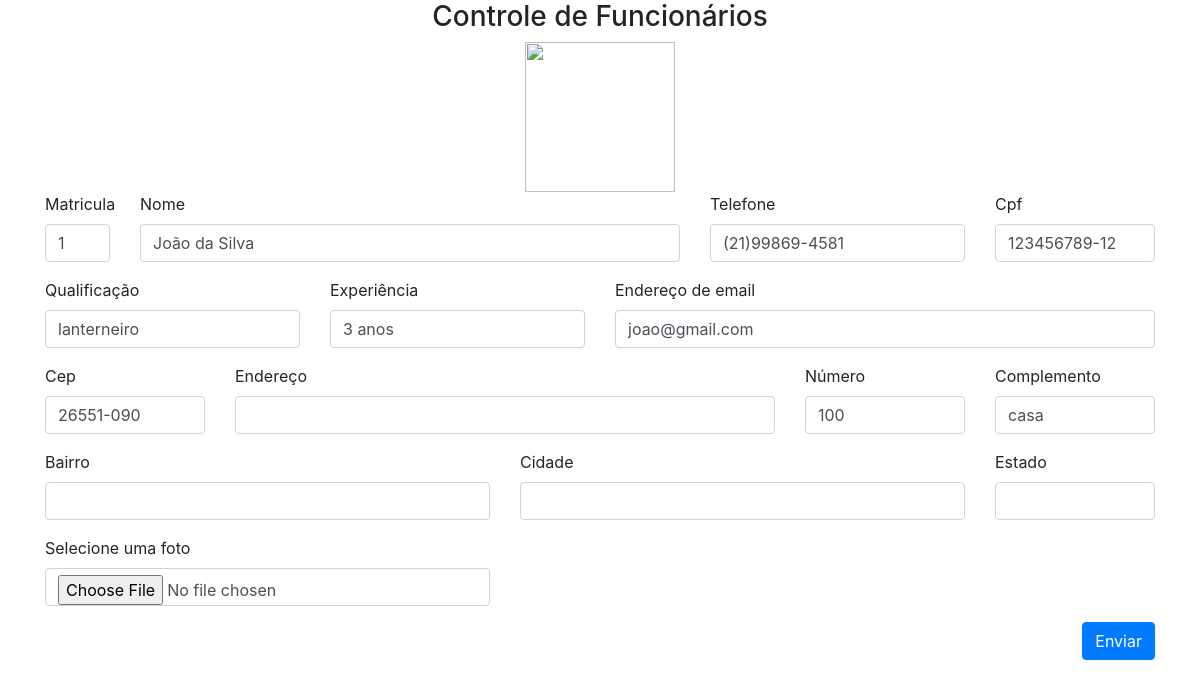
/editar.php?matricula=1, run on the app's committed database.
### tables this page shows
CREATE TABLE `funcionario` (
  `matricula` int(11) NOT NULL,
  `nome` varchar(60) NOT NULL,
  `telefone` varchar(15) NOT NULL,
  `cpf` char(12) NOT NULL,
  `qualificacao` varchar(30) NOT NULL,
  `experiencia` varchar(20) NOT NULL,
  `cep` char(9) NOT NULL,
  `numerocasa` int(11) NOT NULL,
  `complemento` varchar(30) DEFAULT NULL,
  `email` varchar(50) NOT NULL,
  `senha` varchar(255) NOT NULL,
  `status` char(1) NOT NULL,
  `foto` varchar(255) NOT NULL
);

### editar.php (the view)
<?php
    require_once 'conexao.php';
    require_once 'head.php';
    $id = filter_input(INPUT_GET, "matricula", FILTER_SANITIZE_NUMBER_INT);
    $busca = "SELECT * from funcionario where matricula = $id LIMIT 1";
    $resultado= $conn->prepare($busca);
    $resultado->execute();
    if (($resultado) AND ($resultado->rowCount() != 0)) {
        $linha = $resultado->fetch(PDO::FETCH_ASSOC);
        extract($linha);
    }
    else{
        $_SESSION['msg'] = "Funcionário não encontrado!";
        header("Location : relfuncionarios.php");
    }
?>
<form method="POST" action="controlefuncionario.php" enctype="multipart/form-data">
    <div class="container">
        <div class="row">
                <div class="col-md-12 text-center">
                    <h3>Controle de Funcionários</h3>
                </div>
        </div>
        <div class="row">
                <div class="col-md-12 text-center">
                    <img src="<?php echo $foto; ?>" style=width:150px;height:150px;>
                </div>
        </div>
        <div class="row">
            <div class="col-md-1">
                <div class="form-group">
                    <label for="matricula">Matricula</label>
                    <input type="text" class="form-control" name="matricula"
                        value="<?php echo $matricula; ?>"
                    >
                </div>
            </div>
            <div class="col-md-6">
                <div class="form-group">
                    <label for="nome">Nome</label>
                    <input type="text" class="form-control" name="nome"
                    value="<?php echo $nome; ?>"
                    >
                </div>
            </div>
            <div class="col-md-3">
                <div class="form-group">
                    <label for="telefone">Telefone</label>
                    <input type="text" name="telefone" class="form-control" onkeypress="$(this).mask('(00)00000-0000')"
                        value="<?php echo $telefone; ?>"
                    >
                </div>
            </div>
             <div class="col-md-2">
                <div class="form-group">
                    <label for="cpf">Cpf</label>
                    <input type="text" name="cpf" class="form-control" onkeypress="$(this).mask('000.000.000-00');"
                     value="<?php echo $cpf; ?>"
                    >
                </div>
            </div>
        </div>
        <div class="row">
            <div class="col-md-3">
                <div class="form-group">
                    <label for="qualificacao">Qualificação</label>
                    <input type="text" class="form-control" name="qualificacao"
                         value="<?php echo $qualificacao; ?>"
                    >
                </div>
            </div>
            <div class="col-md-3">
                <div class="form-group">
                    <label for="experiencia">Experiência</label>
                    <input type="text" class="form-control" name="experiencia"
                    value="<?php echo $experiencia; ?>"
                    >
                </div>
            </div>
            <div class="col-md-6">
                <div class="form-group">
                    <label for="exampleInputEmail1">Endereço de email</label>
                    <input type="email" name="email" class="form-control" id="exampleInputEmail1" aria-describedby="emailHelp" placeholder="Seu email"
                        value="<?php echo $email; ?>"
                    >
                </div>
            </div>
        </div>
        <div class="row">
            <div class="col-md-2">
                <div class="form-group">
                    <label for="cep">Cep</label>
                    <input type="text" name="cep" class="form-control" id="cep" onblur="pesquisacep(this.value);"
                         value="<?php echo $cep; ?>"
                    >
                </div>
            </div>
            <div class="col-md-6">
                <div class="form-group">
                    <label for="endereco">Endereço</label>
                    <input type="text" class="form-control" id="rua" name="rua">
                </div>
            </div>
            <div class="col-md-2">
                <div class="form-group">
                    <label for="numero">Número</label>
                    <input type="text" class="form-control" name="numero"
                        value="<?php echo $numerocasa; ?>"
                    >
                </div>
            </div>
            <div class="col-md-2">
                <div class="form-group">
                    <label for="complemento">Complemento</label>
                    <input type="text" class="form-control" name="complemento"
                            value="<?php echo $complemento; ?>"
                    >
                </div>
            </div>
        </div>
        <div class="row">
            <div class="col-md-5">
              <div class="form-group">
                 <label for="bairro">Bairro</label><p>
                 <input type="text" class="form-control" id="bairro" name="bairro">
                </div>
            </div>
            <div class="col-md-5">
              <div class="form-group">
                 <label for="cidade">Cidade</label><p>
                 <input type="text" class="form-control" id="cidade" name="cidade">
                </div>
            </div>
            <div class="col-md-2  ">
              <div class="form-group">
                 <label for="uf">Estado</label><p>
                 <input type="text" class="form-control" id="uf" name="uf">
                </div>
            </div>
        </div>
        <div class="row">
        <div class="col-md-5  ">
              <div class="form-group">
                 <label for="foto">Selecione uma foto</label><p>
                 <input type="file" class="form-control" name="foto">
                </div>
            </div>
        </div>
        <div class="row">
            <div class="col-md-12 text-right">
                <div class="form-group">
                    <input type="submit" class="btn btn-primary" value="Enviar" name="btneditar">
                </div>
            </div>
        </div>
    </div>
</form>
<?php
require_once 'footeradm.php';
?>

### data on the page
funcionario: matricula "1", nome "João da Silva", telefone "(21)99869-4581", cpf "123456789-12", qualificacao "lanterneiro", experiencia "3 anos", email "joao@gmail.com", cep "26551-090", numero "100", complemento "casa"
